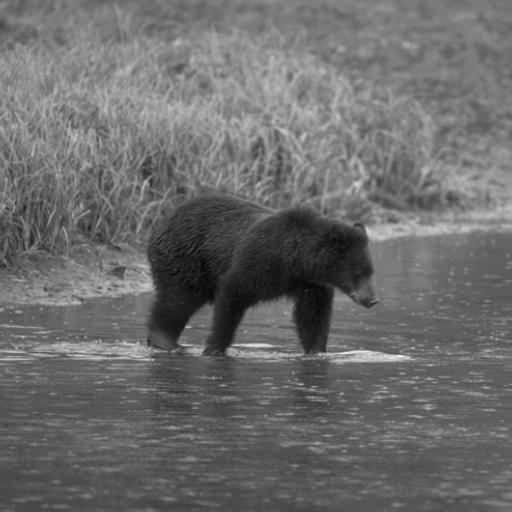
%> input picture image/bear.jpg, 512 x 512 px
$ octave --eval "result = callGabor(imread('image/bear.jpg'));"   (GNU Octave 9; MATLAB toolbox functions it lacks are replaced by stand-ins)
%> lines starting %> are read from the running program, lines starting %| are printed output that depends on the picture
function output = callGabor(image)
%addpath('./img/');
% Load the image
%image = imread('rino.pgm'); % Replace 'your_image.jpg' with the path to your image

% Load the image
%image = imread('your_image.jpg'); % Replace 'your_image.jpg' with the path to your image

% Convert the image to grayscale if it's not already
if size(image, 3) == 3
    image_gray = rgb2gray(image);
else
    image_gray = image;
%> image_gray is the input picture: size 512x512 uint8; min 2, max 249, mean 107.2
end

% Define Gabor filter parameters
lambda = 20;        % Wavelength of the sinusoidal factor
theta = 90;          % Orientation of the Gabor filter (in degrees)
psi = 0;            % Phase offset of the sinusoidal factor
gamma = 0.5;        % Spatial aspect ratio (controls the ellipticity of the filter)
sigma = 5;          % Standard deviation of the Gaussian envelope
size_filter = 15;   % Size of the filter kernel (should be odd)

% Create the Gabor filter
gb = gabor2D(lambda, theta, psi, gamma, sigma, size_filter);

% Convolve the image with the Gabor filter
filtered_image = imfilter(double(image_gray), gb, 'conv');
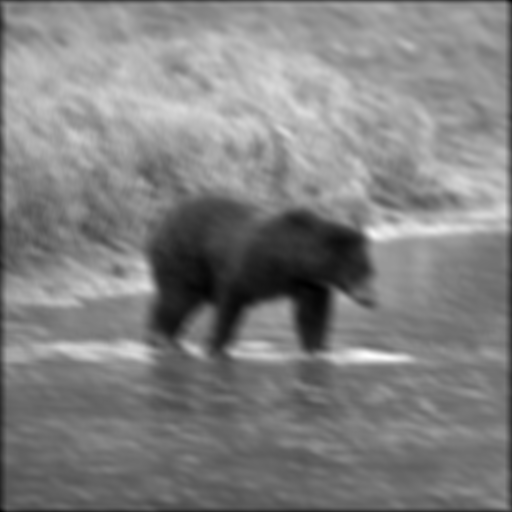
%> filtered_image: size 512x512 double; min 784.9, max 15304.2, mean 8134.4; drawn with min black and max white

% Create a contour boundary map
contour_map = edge(abs(filtered_image), 'Canny'); % You can use other edge detection methods too
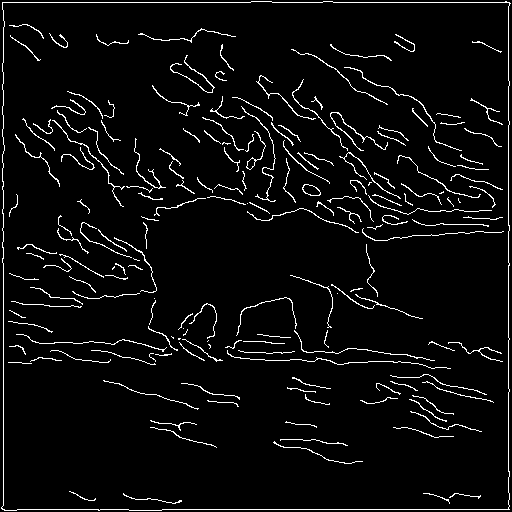
%> contour_map: size 512x512 logical; 4.6% white in thin lines or dots
contour_map = 1-contour_map;
%> contour_map: size 512x512 double; values 0 (black) and 1 (white), 95.4% white; black in thin lines or dots


% Display the contour boundary map
%figure;
%imshow(contour_map);
%title('Contour Boundary Map');

% Function to create a 2D Gabor filter
function gb = gabor2D(lambda, theta, psi, gamma, sigma, size_filter)
    % Generate a 2D grid of coordinates
    [x, y] = meshgrid(-floor(size_filter/2):floor(size_filter/2), -floor(size_filter/2):floor(size_filter/2));

    % Rotation
    x_theta = x * cos(theta) + y * sin(theta);
    y_theta = -x * sin(theta) + y * cos(theta);

    % Calculate the Gabor function
    gb = exp(-0.5 * (x_theta.^2 + gamma^2 * y_theta.^2) / sigma^2) .* cos(2 * pi / lambda * x_theta + psi);
end
output = contour_map;

end

$ run again, on image/brush.jpg
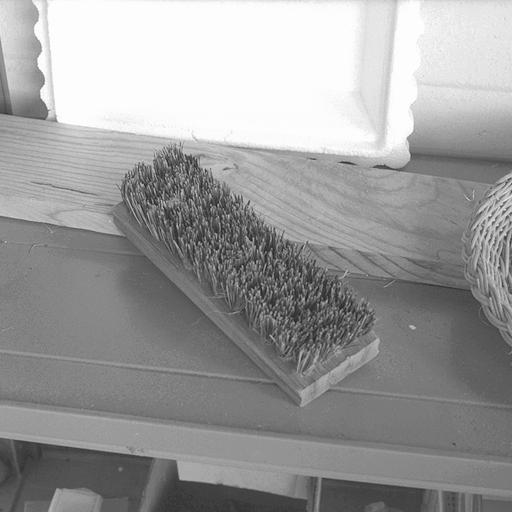
%> input picture image/brush.jpg, 512 x 512 px
%> in callGabor, image_gray is the input picture: size 512x512 uint8; min 26, max 255, mean 155.3
%> in callGabor, `filtered_image = imfilter(double(image_gray), gb, 'conv');`:
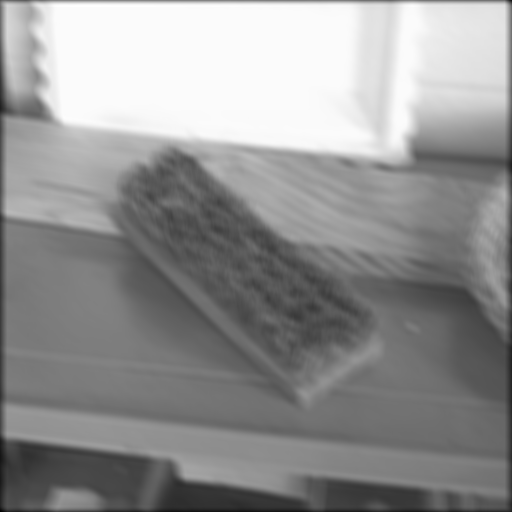
%> filtered_image: size 512x512 double; min 1000.6, max 19666.3, mean 11788.3; drawn with min black and max white
%> in callGabor, `contour_map = edge(abs(filtered_image), 'Canny');`:
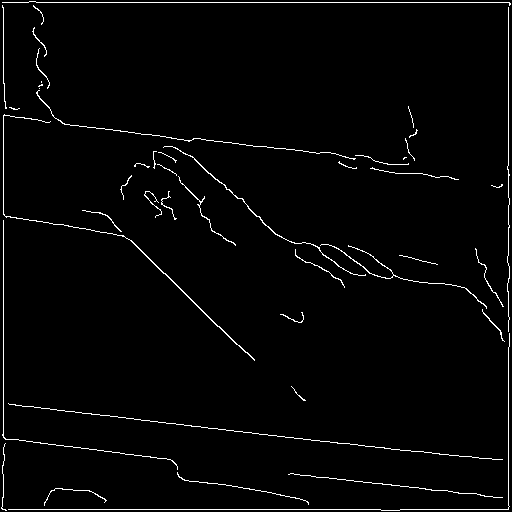
%> contour_map: size 512x512 logical; 2.2% white in thin lines or dots

$ run again, on image/buffalo_2.jpg
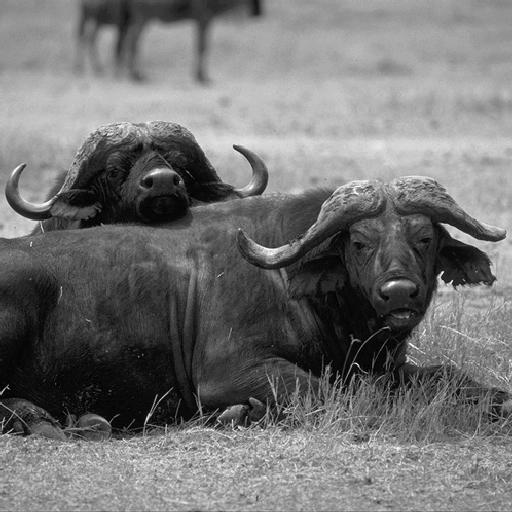
%> input picture image/buffalo_2.jpg, 512 x 512 px
%> in callGabor, image_gray is the input picture: size 512x512 uint8; min 0, max 255, mean 114.9
%> in callGabor, `filtered_image = imfilter(double(image_gray), gb, 'conv');`:
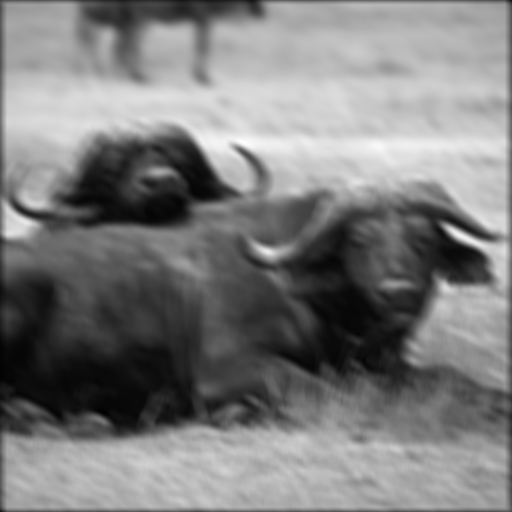
%> filtered_image: size 512x512 double; min 181.9, max 17460.1, mean 8703.9; drawn with min black and max white
%> in callGabor, `contour_map = edge(abs(filtered_image), 'Canny');`:
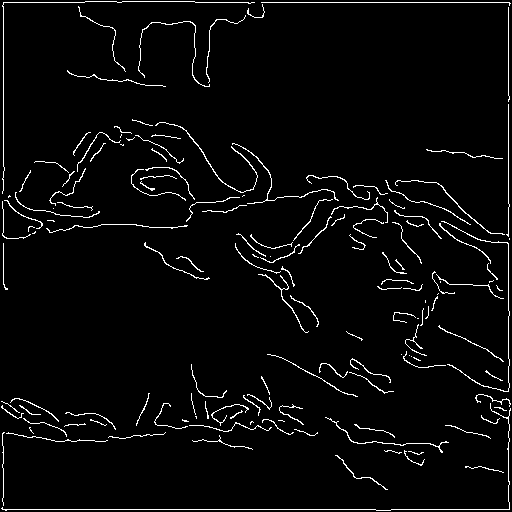
%> contour_map: size 512x512 logical; 3.5% white in thin lines or dots

$ run again, on image/elephant.jpg
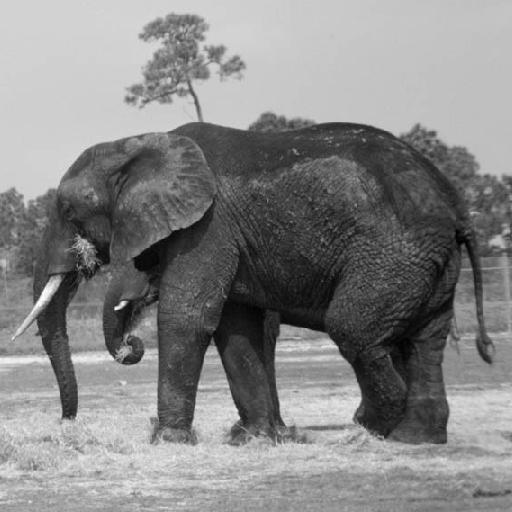
%> input picture image/elephant.jpg, 512 x 512 px
%> in callGabor, image_gray is the input picture: size 512x512 uint8; min 0, max 255, mean 133.2
%> in callGabor, `filtered_image = imfilter(double(image_gray), gb, 'conv');`:
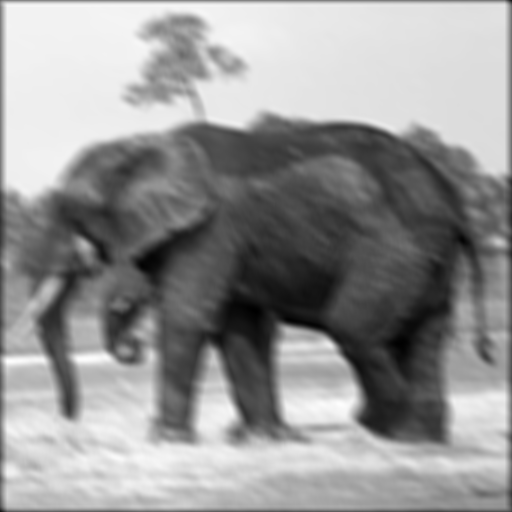
%> filtered_image: size 512x512 double; min 467.8, max 16877.8, mean 10073; drawn with min black and max white
%> in callGabor, `contour_map = edge(abs(filtered_image), 'Canny');`:
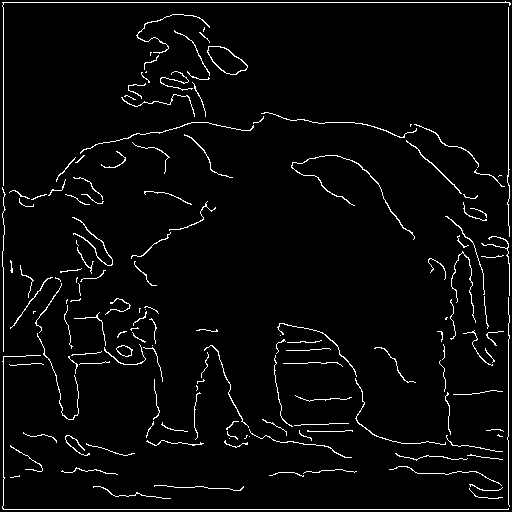
%> contour_map: size 512x512 logical; 3.5% white in thin lines or dots
